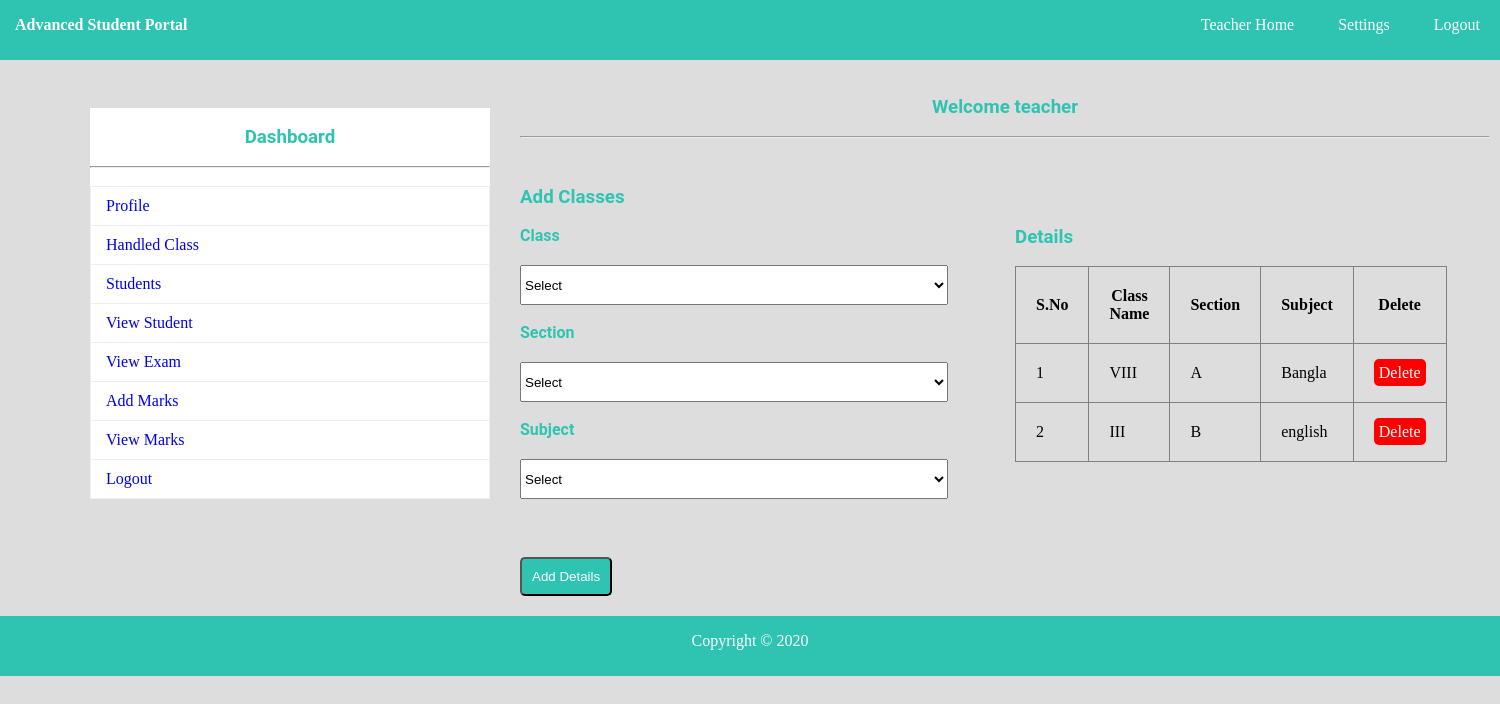
The page /handle_class.php (signed in) on the database its author committed.
### tables this page shows
CREATE TABLE `hclass` (
  `HID` int(11) NOT NULL,
  `TID` int(11) NOT NULL,
  `CLA` varchar(150) NOT NULL,
  `SEC` varchar(150) NOT NULL,
  `SUB` varchar(150) NOT NULL
);

### handle_class.php (the view, shortened to what this page needs)
<?php
	include"database.php";
?>
<!DOCTYPE html>
<html>
	<head>
		<link rel="stylesheet" type="text/css" href="css/style.css">
	</head>
	<body>
		<?php include"navbar.php";?><br>
			<div id="section">
				<?php include"sidebar.php";?><br>
					<h3 class="text">Welcome <?php echo $_SESSION["TNAME"]; ?></h3><br><hr><br>
				<div class="content">
					<h3>Add Classes</h3><br>
					<div class="lbox1">
					<form  method="post" action="<?php echo $_SERVER["PHP_SELF"];?>">
					<label>Class</label><br>
						<select name="cla" required class="input3">
							<?php
								$sl="select DISTINCT(CNAME) from class";
								$r=$db->query($sl);
								 if($r->num_rows>0)
								 {
									 echo "<option value=''>Select</option>";
								 }
							?>
						</select>
					<br><br>
					<label>Section</label><br>
						<select name="sec" required class="input3">
						<?php
							$sl="select DISTINCT(CSEC) from class";
							$r=$db->query($sl);
								if($r->num_rows>0)
								{
									echo "<option value=''>Select</option>";
								}
						?>
						</select><br></br>
					<label>Subject</label><br>
						<select name="sub" required class="input3">
						<?php
							$s="select * from sub";
							$re=$db->query($s);
							if($re->num_rows>0)
							{
								echo "<option value=''>Select</option>";
							}
						?>
						</select>
					<br><br>
					<button type="submit" class="btn" name="submit">Add  Details</button>
					</form>
					</div>
					<div class="rbox1">
					<h3> Details</h3><br>
					<table border="1px" >
						<tr>
							<th>S.No</th>
							<th>Class Name</th>
							<th>Section</th>
							<th>Subject</th>
							<th>Delete</th>
						</tr>
						<?php
							$s="select * from hclass";
							$res=$db->query($s);
							if($res->num_rows>0)
							{
								$i=0;
								while($r=$res->fetch_assoc())
								{
									$i++;
									echo"
									<tr>
										<td>{$i}</td>
										<td>{$r["CLA"]}</td>
										<td>{$r["SEC"]}</td>
										<td>{$r["SUB"]}</td>
										<td><a href='hclass.php?id={$r["HID"]}' class='btnr'>Delete</a></td>
									</tr>
									";
								}
							}
						?>
						</table>
					</div>
				</div>
			</div>
				<?php include"footer.php";?>
	</body>
</html>

### css/style.css (style rules this page uses)
* { padding:0px; margin:0px; }
html { background:#dddddd; }
a { text-decoration:none; }
h1,h2,h3,h4,h5,h6,label { font-family:roboto; color:#2fc4b2; }
.btn { border-radius:5px; padding:10px; background:#2fc4b2; color:white; margin-top:40px; }
.btnr { border-radius:5px; padding:5px; background:#ff0000; color:white; }
label { font-weight:bold; }
.text { text-align:center; }
#section { height:auto; width:1400px; margin-left:90px; font-family:cambria; }
.content { margin-top:30px; height:auto; width:950px; float:left; }
tr,td,th { padding:20px; }
.input3 { width:90%; height:40px; margin-top:20px; }
table { border-collapse:collapse; }
.lbox1 { width:50%; margin-right:20px; float:left; }
.rbox1 { width:45%; float:left; }
.rbox1 table { width:100%; }

### rows shown on the page
hclass: CLA "VIII", SEC "A", SUB "Bangla"
hclass: CLA "III", SEC "B", SUB "english"

### other values the page prints
$_SESSION["TNAME"] "teacher"
